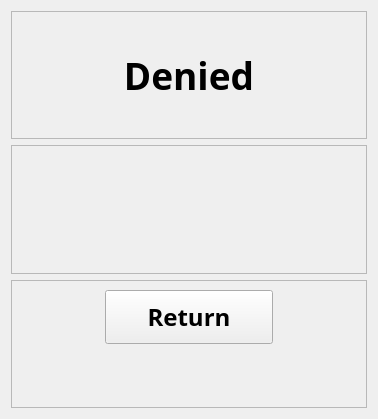
           <widget class="QWidget" name="op_fa_page21">
            <layout class="QVBoxLayout" name="verticalLayout_38">
             <item>
              <layout class="QVBoxLayout" name="verticalLayout_37" stretch="1,1,1">
               <item>
                <widget class="QFrame" name="frame_61">
                 <property name="frameShape">
                  <enum>QFrame::StyledPanel</enum>
                 </property>
                 <property name="frameShadow">
                  <enum>QFrame::Raised</enum>
                 </property>
                 <layout class="QGridLayout" name="gridLayout_128">
                  <item row="0" column="0">
                   <layout class="QGridLayout" name="gridLayout_127">
                    <item row="0" column="0">
                     <widget class="QLabel" name="label_57">
                      <property name="font">
                       <font>
                        <family>Bahnschrift SemiBold</family>
                        <pointsize>28</pointsize>
                        <weight>75</weight>
                        <bold>true</bold>
                       </font>
                      </property>
                      <property name="text">
                       <string>Denied</string>
                      </property>
                      <property name="alignment">
                       <set>Qt::AlignCenter</set>
                      </property>
                     </widget>
                    </item>
                   </layout>
                  </item>
                 </layout>
                </widget>
               </item>
               <item>
                <widget class="QFrame" name="frame_60">
                 <property name="frameShape">
                  <enum>QFrame::StyledPanel</enum>
                 </property>
                 <property name="frameShadow">
                  <enum>QFrame::Raised</enum>
                 </property>
                 <layout class="QGridLayout" name="gridLayout_124">
                  <item row="0" column="0">
                   <layout class="QGridLayout" name="gridLayout_123" columnstretch="1,3,1">
                    <item row="0" column="0">
                     <spacer name="horizontalSpacer_89">
                      <property name="orientation">
                       <enum>Qt::Horizontal</enum>
                      </property>
                      <property name="sizeHint" stdset="0">
                       <size>
                        <width>40</width>
                        <height>20</height>
                       </size>
                      </property>
                     </spacer>
                    </item>
                    <item row="0" column="1">
                     <widget class="QTextBrowser" name="reason">
                      <property name="font">
                       <font>
                        <family>Bahnschrift SemiBold</family>
                        <pointsize>18</pointsize>
                        <weight>75</weight>
                        <bold>true</bold>
                       </font>
                      </property>
                      <property name="styleSheet">
                       <string notr="true">QTextBrowser{background-color: rgb(0, 119, 237,0); border-radius:20px; color:rgb(255,255,255);}</string>
                      </property>
                     </widget>
                    </item>
                    <item row="0" column="2">
                     <spacer name="horizontalSpacer_90">
                      <property name="orientation">
                       <enum>Qt::Horizontal</enum>
                      </property>
                      <property name="sizeHint" stdset="0">
                       <size>
                        <width>40</width>
                        <height>20</height>
                       </size>
                      </property>
                     </spacer>
                    </item>
                   </layout>
                  </item>
                 </layout>
                </widget>
               </item>
               <item>
                <widget class="QFrame" name="frame_59">
                 <property name="frameShape">
                  <enum>QFrame::StyledPanel</enum>
                 </property>
                 <property name="frameShadow">
                  <enum>QFrame::Raised</enum>
                 </property>
                 <layout class="QGridLayout" name="gridLayout_126">
                  <item row="0" column="0">
                   <layout class="QGridLayout" name="gridLayout_125" columnstretch="1,2,1">
                    <item row="0" column="0">
                     <spacer name="horizontalSpacer_91">
                      <property name="orientation">
                       <enum>Qt::Horizontal</enum>
                      </property>
                      <property name="sizeHint" stdset="0">
                       <size>
                        <width>40</width>
                        <height>20</height>
                       </size>
                      </property>
                     </spacer>
                    </item>
                    <item row="0" column="1">
                     <widget class="QPushButton" name="to_pre_page_2">
                      <property name="sizePolicy">
                       <sizepolicy hsizetype="Minimum" vsizetype="Expanding">
                        <horstretch>0</horstretch>
                        <verstretch>0</verstretch>
                       </sizepolicy>
                      </property>
                      <property name="font">
                       <font>
                        <family>Bahnschrift SemiBold</family>
                        <pointsize>18</pointsize>
                        <weight>75</weight>
                        <bold>true</bold>
                       </font>
                      </property>
                      <property name="text">
                       <string>Return</string>
                      </property>
                     </widget>
                    </item>
                    <item row="0" column="2">
                     <spacer name="horizontalSpacer_92">
                      <property name="orientation">
                       <enum>Qt::Horizontal</enum>
                      </property>
                      <property name="sizeHint" stdset="0">
                       <size>
                        <width>40</width>
                        <height>20</height>
                       </size>
                      </property>
                     </spacer>
                    </item>
                    <item row="1" column="1">
                     <spacer name="verticalSpacer_52">
                      <property name="orientation">
                       <enum>Qt::Vertical</enum>
                      </property>
                      <property name="sizeHint" stdset="0">
                       <size>
                        <width>20</width>
                        <height>40</height>
                       </size>
                      </property>
                     </spacer>
                    </item>
                   </layout>
                  </item>
                 </layout>
                </widget>
               </item>
              </layout>
             </item>
            </layout>
           </widget>
